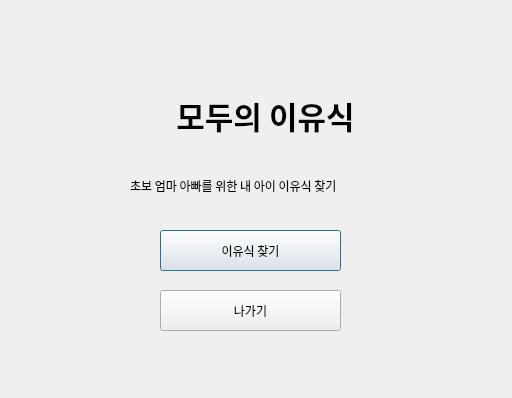
<?xml version="1.0" encoding="UTF-8"?>
<ui version="4.0">
 <class>Dialog</class>
 <widget class="QDialog" name="Dialog">
  <property name="geometry">
   <rect>
    <x>0</x>
    <y>0</y>
    <width>512</width>
    <height>398</height>
   </rect>
  </property>
  <property name="windowTitle">
   <string>모두의 이유식</string>
  </property>
  <property name="windowIcon">
   <iconset>
    <normalon>food.png</normalon>
   </iconset>
  </property>
  <widget class="QPushButton" name="search_btn">
   <property name="geometry">
    <rect>
     <x>160</x>
     <y>230</y>
     <width>181</width>
     <height>41</height>
    </rect>
   </property>
   <property name="font">
    <font>
     <family>나눔스퀘어OTF_ac Light</family>
    </font>
   </property>
   <property name="text">
    <string>이유식 찾기</string>
   </property>
  </widget>
  <widget class="QPushButton" name="exit_btn">
   <property name="geometry">
    <rect>
     <x>160</x>
     <y>290</y>
     <width>181</width>
     <height>41</height>
    </rect>
   </property>
   <property name="font">
    <font>
     <family>나눔스퀘어OTF_ac Light</family>
    </font>
   </property>
   <property name="text">
    <string>나가기</string>
   </property>
  </widget>
  <widget class="QLabel" name="label">
   <property name="geometry">
    <rect>
     <x>140</x>
     <y>90</y>
     <width>251</width>
     <height>51</height>
    </rect>
   </property>
   <property name="sizePolicy">
    <sizepolicy hsizetype="Preferred" vsizetype="Preferred">
     <horstretch>0</horstretch>
     <verstretch>0</verstretch>
    </sizepolicy>
   </property>
   <property name="maximumSize">
    <size>
     <width>16777215</width>
     <height>16777215</height>
    </size>
   </property>
   <property name="font">
    <font>
     <family>나눔고딕 ExtraBold</family>
     <pointsize>23</pointsize>
     <weight>75</weight>
     <bold>true</bold>
    </font>
   </property>
   <property name="mouseTracking">
    <bool>false</bool>
   </property>
   <property name="autoFillBackground">
    <bool>false</bool>
   </property>
   <property name="text">
    <string>모두의 이유식</string>
   </property>
   <property name="scaledContents">
    <bool>false</bool>
   </property>
   <property name="alignment">
    <set>Qt::AlignCenter</set>
   </property>
  </widget>
  <widget class="QLabel" name="label_2">
   <property name="geometry">
    <rect>
     <x>130</x>
     <y>170</y>
     <width>271</width>
     <height>31</height>
    </rect>
   </property>
   <property name="font">
    <font>
     <family>나눔고딕 Light</family>
    </font>
   </property>
   <property name="text">
    <string>초보 엄마 아빠를 위한 내 아이 이유식 찾기</string>
   </property>
  </widget>
 </widget>
 <resources/>
 <connections/>
</ui>
